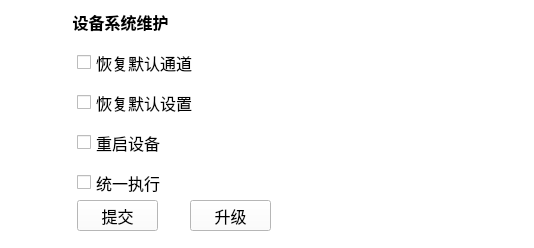
<?xml version="1.0" encoding="UTF-8"?>
<ui version="4.0">
 <class>SetDevSysCmdWid</class>
 <widget class="QWidget" name="SetDevSysCmdWid">
  <property name="geometry">
   <rect>
    <x>0</x>
    <y>0</y>
    <width>534</width>
    <height>248</height>
   </rect>
  </property>
  <property name="windowTitle">
   <string>Form</string>
  </property>
  <layout class="QGridLayout" name="gridLayout">
   <property name="leftMargin">
    <number>0</number>
   </property>
   <property name="topMargin">
    <number>0</number>
   </property>
   <property name="rightMargin">
    <number>0</number>
   </property>
   <property name="bottomMargin">
    <number>0</number>
   </property>
   <item row="0" column="0">
    <widget class="QGroupBox" name="groupBox">
     <property name="font">
      <font>
       <family>微软雅黑</family>
       <pointsize>12</pointsize>
      </font>
     </property>
     <property name="styleSheet">
      <string notr="true">QGroupBox {
	background-color: rgb(255, 255, 255);
	border-width:2px;	
	border-style:solid; 
	border-color:white
;  	
}</string>
     </property>
     <property name="title">
      <string/>
     </property>
     <widget class="QPushButton" name="saveBtn">
      <property name="geometry">
       <rect>
        <x>77</x>
        <y>200</y>
        <width>81</width>
        <height>31</height>
       </rect>
      </property>
      <property name="palette">
       <palette>
        <active>
         <colorrole role="WindowText">
          <brush brushstyle="SolidPattern">
           <color alpha="255">
            <red>0</red>
            <green>0</green>
            <blue>0</blue>
           </color>
          </brush>
         </colorrole>
         <colorrole role="Button">
          <brush brushstyle="SolidPattern">
           <color alpha="255">
            <red>255</red>
            <green>255</green>
            <blue>255</blue>
           </color>
          </brush>
         </colorrole>
         <colorrole role="Light">
          <brush brushstyle="SolidPattern">
           <color alpha="255">
            <red>255</red>
            <green>255</green>
            <blue>255</blue>
           </color>
          </brush>
         </colorrole>
         <colorrole role="Midlight">
          <brush brushstyle="SolidPattern">
           <color alpha="255">
            <red>255</red>
            <green>255</green>
            <blue>255</blue>
           </color>
          </brush>
         </colorrole>
         <colorrole role="Dark">
          <brush brushstyle="SolidPattern">
           <color alpha="255">
            <red>127</red>
            <green>127</green>
            <blue>127</blue>
           </color>
          </brush>
         </colorrole>
         <colorrole role="Mid">
          <brush brushstyle="SolidPattern">
           <color alpha="255">
            <red>170</red>
            <green>170</green>
            <blue>170</blue>
           </color>
          </brush>
         </colorrole>
         <colorrole role="Text">
          <brush brushstyle="SolidPattern">
           <color alpha="255">
            <red>0</red>
            <green>0</green>
            <blue>0</blue>
           </color>
          </brush>
         </colorrole>
         <colorrole role="BrightText">
          <brush brushstyle="SolidPattern">
           <color alpha="255">
            <red>255</red>
            <green>255</green>
            <blue>255</blue>
           </color>
          </brush>
         </colorrole>
         <colorrole role="ButtonText">
          <brush brushstyle="SolidPattern">
           <color alpha="255">
            <red>0</red>
            <green>0</green>
            <blue>0</blue>
           </color>
          </brush>
         </colorrole>
         <colorrole role="Base">
          <brush brushstyle="SolidPattern">
           <color alpha="255">
            <red>255</red>
            <green>255</green>
            <blue>255</blue>
           </color>
          </brush>
         </colorrole>
         <colorrole role="Window">
          <brush brushstyle="SolidPattern">
           <color alpha="255">
            <red>255</red>
            <green>255</green>
            <blue>255</blue>
           </color>
          </brush>
         </colorrole>
         <colorrole role="Shadow">
          <brush brushstyle="SolidPattern">
           <color alpha="255">
            <red>0</red>
            <green>0</green>
            <blue>0</blue>
           </color>
          </brush>
         </colorrole>
         <colorrole role="AlternateBase">
          <brush brushstyle="SolidPattern">
           <color alpha="255">
            <red>255</red>
            <green>255</green>
            <blue>255</blue>
           </color>
          </brush>
         </colorrole>
         <colorrole role="ToolTipBase">
          <brush brushstyle="SolidPattern">
           <color alpha="255">
            <red>255</red>
            <green>255</green>
            <blue>220</blue>
           </color>
          </brush>
         </colorrole>
         <colorrole role="ToolTipText">
          <brush brushstyle="SolidPattern">
           <color alpha="255">
            <red>0</red>
            <green>0</green>
            <blue>0</blue>
           </color>
          </brush>
         </colorrole>
        </active>
        <inactive>
         <colorrole role="WindowText">
          <brush brushstyle="SolidPattern">
           <color alpha="255">
            <red>0</red>
            <green>0</green>
            <blue>0</blue>
           </color>
          </brush>
         </colorrole>
         <colorrole role="Button">
          <brush brushstyle="SolidPattern">
           <color alpha="255">
            <red>255</red>
            <green>255</green>
            <blue>255</blue>
           </color>
          </brush>
         </colorrole>
         <colorrole role="Light">
          <brush brushstyle="SolidPattern">
           <color alpha="255">
            <red>255</red>
            <green>255</green>
            <blue>255</blue>
           </color>
          </brush>
         </colorrole>
         <colorrole role="Midlight">
          <brush brushstyle="SolidPattern">
           <color alpha="255">
            <red>255</red>
            <green>255</green>
            <blue>255</blue>
           </color>
          </brush>
         </colorrole>
         <colorrole role="Dark">
          <brush brushstyle="SolidPattern">
           <color alpha="255">
            <red>127</red>
            <green>127</green>
            <blue>127</blue>
           </color>
          </brush>
         </colorrole>
         <colorrole role="Mid">
          <brush brushstyle="SolidPattern">
           <color alpha="255">
            <red>170</red>
            <green>170</green>
            <blue>170</blue>
           </color>
          </brush>
         </colorrole>
         <colorrole role="Text">
          <brush brushstyle="SolidPattern">
           <color alpha="255">
            <red>0</red>
            <green>0</green>
            <blue>0</blue>
           </color>
          </brush>
         </colorrole>
         <colorrole role="BrightText">
          <brush brushstyle="SolidPattern">
           <color alpha="255">
            <red>255</red>
            <green>255</green>
            <blue>255</blue>
           </color>
          </brush>
         </colorrole>
         <colorrole role="ButtonText">
          <brush brushstyle="SolidPattern">
           <color alpha="255">
            <red>0</red>
            <green>0</green>
            <blue>0</blue>
           </color>
          </brush>
         </colorrole>
         <colorrole role="Base">
          <brush brushstyle="SolidPattern">
           <color alpha="255">
            <red>255</red>
            <green>255</green>
            <blue>255</blue>
           </color>
          </brush>
         </colorrole>
         <colorrole role="Window">
          <brush brushstyle="SolidPattern">
           <color alpha="255">
            <red>255</red>
            <green>255</green>
            <blue>255</blue>
           </color>
          </brush>
         </colorrole>
         <colorrole role="Shadow">
          <brush brushstyle="SolidPattern">
           <color alpha="255">
            <red>0</red>
            <green>0</green>
            <blue>0</blue>
           </color>
          </brush>
         </colorrole>
         <colorrole role="AlternateBase">
          <brush brushstyle="SolidPattern">
           <color alpha="255">
            <red>255</red>
            <green>255</green>
            <blue>255</blue>
           </color>
          </brush>
         </colorrole>
         <colorrole role="ToolTipBase">
          <brush brushstyle="SolidPattern">
           <color alpha="255">
            <red>255</red>
            <green>255</green>
            <blue>220</blue>
           </color>
          </brush>
         </colorrole>
         <colorrole role="ToolTipText">
          <brush brushstyle="SolidPattern">
           <color alpha="255">
            <red>0</red>
            <green>0</green>
            <blue>0</blue>
           </color>
          </brush>
         </colorrole>
        </inactive>
        <disabled>
         <colorrole role="WindowText">
          <brush brushstyle="SolidPattern">
           <color alpha="255">
            <red>127</red>
            <green>127</green>
            <blue>127</blue>
           </color>
          </brush>
         </colorrole>
         <colorrole role="Button">
          <brush brushstyle="SolidPattern">
           <color alpha="255">
            <red>255</red>
            <green>255</green>
            <blue>255</blue>
           </color>
          </brush>
         </colorrole>
         <colorrole role="Light">
          <brush brushstyle="SolidPattern">
           <color alpha="255">
            <red>255</red>
            <green>255</green>
            <blue>255</blue>
           </color>
          </brush>
         </colorrole>
         <colorrole role="Midlight">
          <brush brushstyle="SolidPattern">
           <color alpha="255">
            <red>255</red>
            <green>255</green>
            <blue>255</blue>
           </color>
          </brush>
         </colorrole>
         <colorrole role="Dark">
          <brush brushstyle="SolidPattern">
           <color alpha="255">
            <red>127</red>
            <green>127</green>
            <blue>127</blue>
           </color>
          </brush>
         </colorrole>
         <colorrole role="Mid">
          <brush brushstyle="SolidPattern">
           <color alpha="255">
            <red>170</red>
            <green>170</green>
            <blue>170</blue>
           </color>
          </brush>
         </colorrole>
         <colorrole role="Text">
          <brush brushstyle="SolidPattern">
           <color alpha="255">
            <red>127</red>
            <green>127</green>
            <blue>127</blue>
           </color>
          </brush>
         </colorrole>
         <colorrole role="BrightText">
          <brush brushstyle="SolidPattern">
           <color alpha="255">
            <red>255</red>
            <green>255</green>
            <blue>255</blue>
           </color>
          </brush>
         </colorrole>
         <colorrole role="ButtonText">
          <brush brushstyle="SolidPattern">
           <color alpha="255">
            <red>127</red>
            <green>127</green>
            <blue>127</blue>
           </color>
          </brush>
         </colorrole>
         <colorrole role="Base">
          <brush brushstyle="SolidPattern">
           <color alpha="255">
            <red>255</red>
            <green>255</green>
            <blue>255</blue>
           </color>
          </brush>
         </colorrole>
         <colorrole role="Window">
          <brush brushstyle="SolidPattern">
           <color alpha="255">
            <red>255</red>
            <green>255</green>
            <blue>255</blue>
           </color>
          </brush>
         </colorrole>
         <colorrole role="Shadow">
          <brush brushstyle="SolidPattern">
           <color alpha="255">
            <red>0</red>
            <green>0</green>
            <blue>0</blue>
           </color>
          </brush>
         </colorrole>
         <colorrole role="AlternateBase">
          <brush brushstyle="SolidPattern">
           <color alpha="255">
            <red>255</red>
            <green>255</green>
            <blue>255</blue>
           </color>
          </brush>
         </colorrole>
         <colorrole role="ToolTipBase">
          <brush brushstyle="SolidPattern">
           <color alpha="255">
            <red>255</red>
            <green>255</green>
            <blue>220</blue>
           </color>
          </brush>
         </colorrole>
         <colorrole role="ToolTipText">
          <brush brushstyle="SolidPattern">
           <color alpha="255">
            <red>0</red>
            <green>0</green>
            <blue>0</blue>
           </color>
          </brush>
         </colorrole>
        </disabled>
       </palette>
      </property>
      <property name="font">
       <font>
        <family>微软雅黑</family>
        <pointsize>12</pointsize>
       </font>
      </property>
      <property name="styleSheet">
       <string notr="true"/>
      </property>
      <property name="text">
       <string>提交</string>
      </property>
     </widget>
     <widget class="QCheckBox" name="wholeCheckBox">
      <property name="geometry">
       <rect>
        <x>77</x>
        <y>170</y>
        <width>231</width>
        <height>25</height>
       </rect>
      </property>
      <property name="font">
       <font>
        <family>微软雅黑</family>
        <pointsize>12</pointsize>
       </font>
      </property>
      <property name="text">
       <string>统一执行</string>
      </property>
     </widget>
     <widget class="QCheckBox" name="defaultCheckBox">
      <property name="geometry">
       <rect>
        <x>77</x>
        <y>90</y>
        <width>140</width>
        <height>25</height>
       </rect>
      </property>
      <property name="font">
       <font>
        <family>微软雅黑</family>
        <pointsize>12</pointsize>
       </font>
      </property>
      <property name="text">
       <string>恢复默认设置</string>
      </property>
     </widget>
     <widget class="QCheckBox" name="resCheckBox">
      <property name="geometry">
       <rect>
        <x>77</x>
        <y>130</y>
        <width>140</width>
        <height>25</height>
       </rect>
      </property>
      <property name="font">
       <font>
        <family>微软雅黑</family>
        <pointsize>12</pointsize>
       </font>
      </property>
      <property name="text">
       <string>重启设备</string>
      </property>
     </widget>
     <widget class="QPushButton" name="updateBtn">
      <property name="geometry">
       <rect>
        <x>190</x>
        <y>200</y>
        <width>81</width>
        <height>31</height>
       </rect>
      </property>
      <property name="palette">
       <palette>
        <active>
         <colorrole role="WindowText">
          <brush brushstyle="SolidPattern">
           <color alpha="255">
            <red>0</red>
            <green>0</green>
            <blue>0</blue>
           </color>
          </brush>
         </colorrole>
         <colorrole role="Button">
          <brush brushstyle="SolidPattern">
           <color alpha="255">
            <red>255</red>
            <green>255</green>
            <blue>255</blue>
           </color>
          </brush>
         </colorrole>
         <colorrole role="Light">
          <brush brushstyle="SolidPattern">
           <color alpha="255">
            <red>255</red>
            <green>255</green>
            <blue>255</blue>
           </color>
          </brush>
         </colorrole>
         <colorrole role="Midlight">
          <brush brushstyle="SolidPattern">
           <color alpha="255">
            <red>255</red>
            <green>255</green>
            <blue>255</blue>
           </color>
          </brush>
         </colorrole>
         <colorrole role="Dark">
          <brush brushstyle="SolidPattern">
           <color alpha="255">
            <red>127</red>
            <green>127</green>
            <blue>127</blue>
           </color>
          </brush>
         </colorrole>
         <colorrole role="Mid">
          <brush brushstyle="SolidPattern">
           <color alpha="255">
            <red>170</red>
            <green>170</green>
            <blue>170</blue>
           </color>
          </brush>
         </colorrole>
         <colorrole role="Text">
          <brush brushstyle="SolidPattern">
           <color alpha="255">
            <red>0</red>
            <green>0</green>
            <blue>0</blue>
           </color>
          </brush>
         </colorrole>
         <colorrole role="BrightText">
          <brush brushstyle="SolidPattern">
           <color alpha="255">
            <red>255</red>
            <green>255</green>
            <blue>255</blue>
           </color>
          </brush>
         </colorrole>
         <colorrole role="ButtonText">
          <brush brushstyle="SolidPattern">
           <color alpha="255">
            <red>0</red>
            <green>0</green>
            <blue>0</blue>
           </color>
          </brush>
         </colorrole>
         <colorrole role="Base">
          <brush brushstyle="SolidPattern">
           <color alpha="255">
            <red>255</red>
            <green>255</green>
            <blue>255</blue>
           </color>
          </brush>
         </colorrole>
         <colorrole role="Window">
          <brush brushstyle="SolidPattern">
           <color alpha="255">
            <red>255</red>
            <green>255</green>
            <blue>255</blue>
           </color>
          </brush>
         </colorrole>
         <colorrole role="Shadow">
          <brush brushstyle="SolidPattern">
           <color alpha="255">
            <red>0</red>
            <green>0</green>
            <blue>0</blue>
           </color>
          </brush>
         </colorrole>
         <colorrole role="AlternateBase">
          <brush brushstyle="SolidPattern">
           <color alpha="255">
            <red>255</red>
            <green>255</green>
            <blue>255</blue>
           </color>
          </brush>
         </colorrole>
         <colorrole role="ToolTipBase">
          <brush brushstyle="SolidPattern">
           <color alpha="255">
            <red>255</red>
            <green>255</green>
            <blue>220</blue>
           </color>
          </brush>
         </colorrole>
         <colorrole role="ToolTipText">
          <brush brushstyle="SolidPattern">
           <color alpha="255">
            <red>0</red>
            <green>0</green>
            <blue>0</blue>
           </color>
          </brush>
         </colorrole>
        </active>
        <inactive>
         <colorrole role="WindowText">
          <brush brushstyle="SolidPattern">
           <color alpha="255">
            <red>0</red>
            <green>0</green>
            <blue>0</blue>
           </color>
          </brush>
         </colorrole>
         <colorrole role="Button">
          <brush brushstyle="SolidPattern">
           <color alpha="255">
            <red>255</red>
            <green>255</green>
            <blue>255</blue>
           </color>
          </brush>
         </colorrole>
         <colorrole role="Light">
          <brush brushstyle="SolidPattern">
           <color alpha="255">
            <red>255</red>
            <green>255</green>
            <blue>255</blue>
           </color>
          </brush>
         </colorrole>
         <colorrole role="Midlight">
          <brush brushstyle="SolidPattern">
           <color alpha="255">
            <red>255</red>
            <green>255</green>
            <blue>255</blue>
           </color>
          </brush>
         </colorrole>
         <colorrole role="Dark">
          <brush brushstyle="SolidPattern">
           <color alpha="255">
            <red>127</red>
            <green>127</green>
            <blue>127</blue>
           </color>
          </brush>
         </colorrole>
         <colorrole role="Mid">
          <brush brushstyle="SolidPattern">
           <color alpha="255">
            <red>170</red>
            <green>170</green>
            <blue>170</blue>
           </color>
          </brush>
         </colorrole>
         <colorrole role="Text">
          <brush brushstyle="SolidPattern">
           <color alpha="255">
            <red>0</red>
            <green>0</green>
            <blue>0</blue>
           </color>
          </brush>
         </colorrole>
         <colorrole role="BrightText">
          <brush brushstyle="SolidPattern">
           <color alpha="255">
            <red>255</red>
            <green>255</green>
            <blue>255</blue>
           </color>
          </brush>
         </colorrole>
         <colorrole role="ButtonText">
          <brush brushstyle="SolidPattern">
           <color alpha="255">
            <red>0</red>
            <green>0</green>
            <blue>0</blue>
           </color>
          </brush>
         </colorrole>
         <colorrole role="Base">
          <brush brushstyle="SolidPattern">
           <color alpha="255">
            <red>255</red>
            <green>255</green>
            <blue>255</blue>
           </color>
          </brush>
         </colorrole>
         <colorrole role="Window">
          <brush brushstyle="SolidPattern">
           <color alpha="255">
            <red>255</red>
            <green>255</green>
            <blue>255</blue>
           </color>
          </brush>
         </colorrole>
         <colorrole role="Shadow">
          <brush brushstyle="SolidPattern">
           <color alpha="255">
            <red>0</red>
            <green>0</green>
            <blue>0</blue>
           </color>
          </brush>
         </colorrole>
         <colorrole role="AlternateBase">
          <brush brushstyle="SolidPattern">
           <color alpha="255">
            <red>255</red>
            <green>255</green>
            <blue>255</blue>
           </color>
          </brush>
         </colorrole>
         <colorrole role="ToolTipBase">
          <brush brushstyle="SolidPattern">
           <color alpha="255">
            <red>255</red>
            <green>255</green>
            <blue>220</blue>
           </color>
          </brush>
         </colorrole>
         <colorrole role="ToolTipText">
          <brush brushstyle="SolidPattern">
           <color alpha="255">
            <red>0</red>
            <green>0</green>
            <blue>0</blue>
           </color>
          </brush>
         </colorrole>
        </inactive>
        <disabled>
         <colorrole role="WindowText">
          <brush brushstyle="SolidPattern">
           <color alpha="255">
            <red>127</red>
            <green>127</green>
            <blue>127</blue>
           </color>
          </brush>
         </colorrole>
         <colorrole role="Button">
          <brush brushstyle="SolidPattern">
           <color alpha="255">
            <red>255</red>
            <green>255</green>
            <blue>255</blue>
           </color>
          </brush>
         </colorrole>
         <colorrole role="Light">
          <brush brushstyle="SolidPattern">
           <color alpha="255">
            <red>255</red>
            <green>255</green>
            <blue>255</blue>
           </color>
          </brush>
         </colorrole>
         <colorrole role="Midlight">
          <brush brushstyle="SolidPattern">
           <color alpha="255">
            <red>255</red>
            <green>255</green>
            <blue>255</blue>
           </color>
          </brush>
         </colorrole>
         <colorrole role="Dark">
          <brush brushstyle="SolidPattern">
           <color alpha="255">
            <red>127</red>
            <green>127</green>
            <blue>127</blue>
           </color>
          </brush>
         </colorrole>
         <colorrole role="Mid">
          <brush brushstyle="SolidPattern">
           <color alpha="255">
            <red>170</red>
            <green>170</green>
            <blue>170</blue>
           </color>
          </brush>
         </colorrole>
         <colorrole role="Text">
          <brush brushstyle="SolidPattern">
           <color alpha="255">
            <red>127</red>
            <green>127</green>
            <blue>127</blue>
           </color>
          </brush>
         </colorrole>
         <colorrole role="BrightText">
          <brush brushstyle="SolidPattern">
           <color alpha="255">
            <red>255</red>
            <green>255</green>
            <blue>255</blue>
           </color>
          </brush>
         </colorrole>
         <colorrole role="ButtonText">
          <brush brushstyle="SolidPattern">
           <color alpha="255">
            <red>127</red>
            <green>127</green>
            <blue>127</blue>
           </color>
          </brush>
         </colorrole>
         <colorrole role="Base">
          <brush brushstyle="SolidPattern">
           <color alpha="255">
            <red>255</red>
            <green>255</green>
            <blue>255</blue>
           </color>
          </brush>
         </colorrole>
         <colorrole role="Window">
          <brush brushstyle="SolidPattern">
           <color alpha="255">
            <red>255</red>
            <green>255</green>
            <blue>255</blue>
           </color>
          </brush>
         </colorrole>
         <colorrole role="Shadow">
          <brush brushstyle="SolidPattern">
           <color alpha="255">
            <red>0</red>
            <green>0</green>
            <blue>0</blue>
           </color>
          </brush>
         </colorrole>
         <colorrole role="AlternateBase">
          <brush brushstyle="SolidPattern">
           <color alpha="255">
            <red>255</red>
            <green>255</green>
            <blue>255</blue>
           </color>
          </brush>
         </colorrole>
         <colorrole role="ToolTipBase">
          <brush brushstyle="SolidPattern">
           <color alpha="255">
            <red>255</red>
            <green>255</green>
            <blue>220</blue>
           </color>
          </brush>
         </colorrole>
         <colorrole role="ToolTipText">
          <brush brushstyle="SolidPattern">
           <color alpha="255">
            <red>0</red>
            <green>0</green>
            <blue>0</blue>
           </color>
          </brush>
         </colorrole>
        </disabled>
       </palette>
      </property>
      <property name="font">
       <font>
        <family>微软雅黑</family>
        <pointsize>12</pointsize>
       </font>
      </property>
      <property name="styleSheet">
       <string notr="true"/>
      </property>
      <property name="text">
       <string>升级</string>
      </property>
     </widget>
     <widget class="QLabel" name="label_4">
      <property name="geometry">
       <rect>
        <x>10</x>
        <y>10</y>
        <width>221</width>
        <height>25</height>
       </rect>
      </property>
      <property name="minimumSize">
       <size>
        <width>140</width>
        <height>0</height>
       </size>
      </property>
      <property name="maximumSize">
       <size>
        <width>16777215</width>
        <height>25</height>
       </size>
      </property>
      <property name="font">
       <font>
        <family>微软雅黑</family>
        <pointsize>12</pointsize>
       </font>
      </property>
      <property name="styleSheet">
       <string notr="true"/>
      </property>
      <property name="text">
       <string>&lt;html&gt;&lt;head/&gt;&lt;body&gt;&lt;p align=&quot;center&quot;&gt;&lt;span style=&quot; font-weight:600; color:#000000;&quot;&gt;设备系统维护&lt;/span&gt;&lt;/p&gt;&lt;/body&gt;&lt;/html&gt;</string>
      </property>
      <property name="alignment">
       <set>Qt::AlignLeading|Qt::AlignLeft|Qt::AlignVCenter</set>
      </property>
     </widget>
     <widget class="QCheckBox" name="channelCheckBox">
      <property name="geometry">
       <rect>
        <x>77</x>
        <y>50</y>
        <width>140</width>
        <height>25</height>
       </rect>
      </property>
      <property name="font">
       <font>
        <family>微软雅黑</family>
        <pointsize>12</pointsize>
       </font>
      </property>
      <property name="text">
       <string>恢复默认通道</string>
      </property>
     </widget>
    </widget>
   </item>
  </layout>
 </widget>
 <tabstops>
  <tabstop>saveBtn</tabstop>
  <tabstop>defaultCheckBox</tabstop>
  <tabstop>resCheckBox</tabstop>
  <tabstop>wholeCheckBox</tabstop>
  <tabstop>updateBtn</tabstop>
 </tabstops>
 <resources/>
 <connections/>
</ui>
